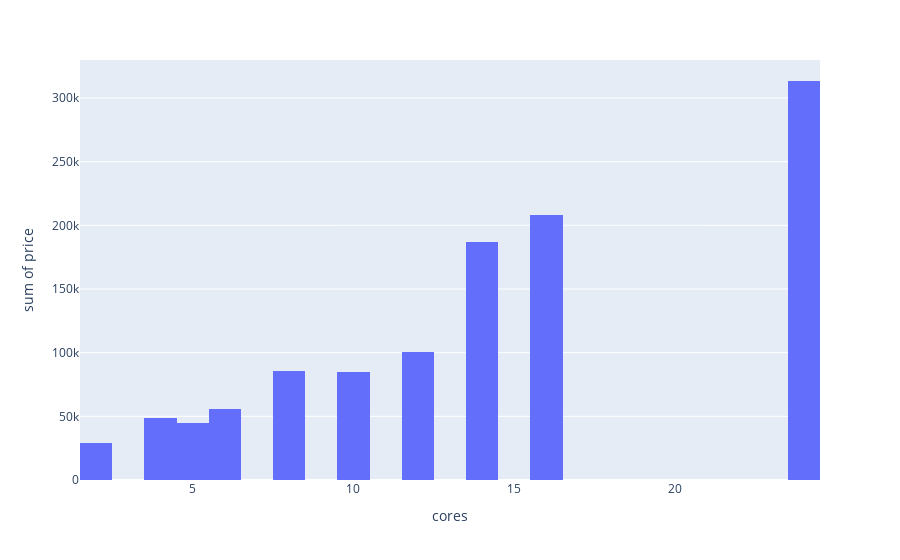

Notebook source saved alongside this figure:
### Code cell
counts=df.groupby("cores")["price"].mean().reset_index()
px.histogram(counts,x="cores",y="price",nbins=30)

### Figure 1 — Plotly figure (JSON) as saved in the notebook; plotly's stock layout.template omitted (floating-point values rounded to 4 significant figures)
{"data": [{"alignmentgroup": "True", "bingroup": "x", "histfunc": "sum", "hovertemplate": "cores=%{x}<br>sum of price=%{y}<extra></extra>", "legendgroup": "", "marker": {"color": "#636efa", "pattern": {"shape": ""}}, "name": "", "nbinsx": 30, "offsetgroup": "", "orientation": "v", "showlegend": false, "type": "histogram", "x": [2, 4, 5, 6, 8, 10, 12, 14, 16, 24], "xaxis": "x", "y": [29250.0, 49070.0, 44560.0, 56020.0, 85780.0, 85190.0, 100300.0, 187000.0, 208300.0, 313300.0], "yaxis": "y"}], "layout": {"barmode": "relative", "legend": {"tracegroupgap": 0}, "margin": {"t": 60}, "xaxis": {"anchor": "y", "domain": [0, 1], "title": {"text": "cores"}}, "yaxis": {"anchor": "x", "domain": [0, 1], "title": {"text": "sum of price"}}}}
